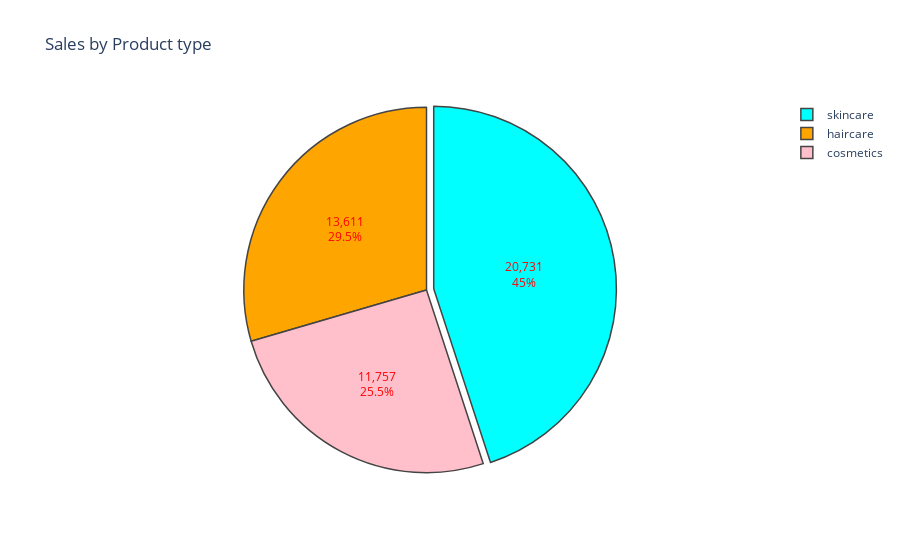

The cell this chart's notebook holds for it:
### Code cell
label = sales_by_product_type['Product type']
count = sales_by_product_type['Number of products sold']
color = ['pink', 'orange', 'aqua']

fig = go.Figure(go.Pie(labels=label, values=count))
fig.update_layout(title='Sales by Product type')
fig.update_traces(marker_colors=color, textfont_size=12, textfont_color='red',marker_line_width=1.5, pull=[0,0,0.04],textinfo='value+percent')
fig.show()

### Figure 1 — Plotly figure (JSON) as saved in the notebook; plotly's stock layout.template omitted (floating-point values rounded to 4 significant figures)
{"data": [{"labels": ["cosmetics", "haircare", "skincare"], "marker": {"colors": ["pink", "orange", "aqua"], "line": {"width": 1.5}}, "pull": [0, 0, 0.04], "textfont": {"color": "red", "size": 12}, "textinfo": "value+percent", "type": "pie", "values": [11757, 13611, 20731]}], "layout": {"title": {"text": "Sales by Product type"}}}
